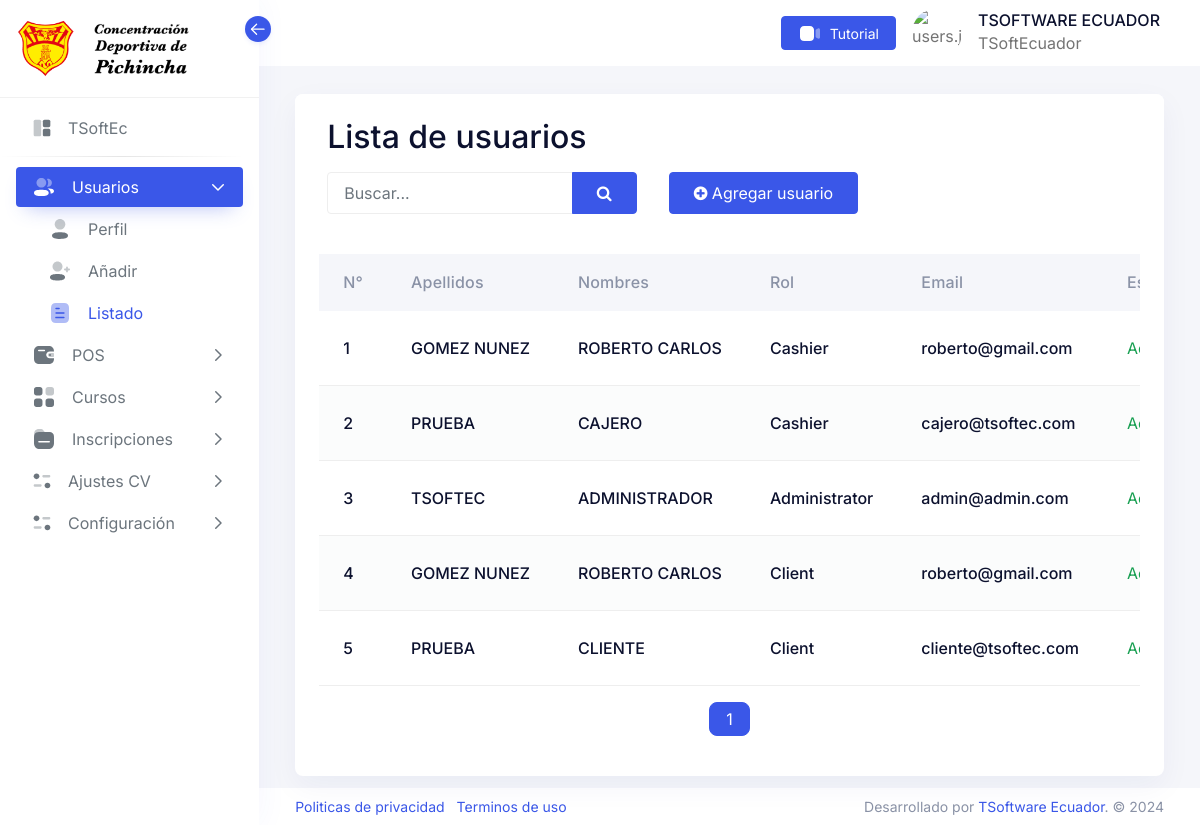
The page /App/user-list (signed in) on the database its author committed.
### tables this page shows
CREATE TABLE `roles` (
  `Rid` int(11) NOT NULL,
  `Rname` varchar(50) NOT NULL,
  `Rimage` varchar(250) NOT NULL,
  `Ucode` varchar(10) NOT NULL,
  `Rroute` varchar(250) NOT NULL,
  `Rstatus` int(11) NOT NULL,
  `RdateCreated` timestamp NOT NULL DEFAULT current_timestamp(),
  `Rdateupdated` timestamp NOT NULL DEFAULT current_timestamp() ON UPDATE current_timestamp()
);

CREATE TABLE `users` (
  `Uid` int(11) NOT NULL,
  `Uname` varchar(50) NOT NULL,
  `Ulastname` varchar(50) NOT NULL,
  `Ucredential` varchar(15) NOT NULL,
  `Ubirthdate` date NOT NULL,
  `Ugender` varchar(50) NOT NULL,
  `Ucity` varchar(50) NOT NULL,
  `Uaddress` varchar(50) NOT NULL,
  `Unickname` varchar(50) NOT NULL,
  `Uemail` varchar(100) NOT NULL,
  `Upassword` varchar(255) NOT NULL,
  `Uwhatsapp` varchar(255) NOT NULL,
  `Ufacebook` varchar(255) DEFAULT NULL,
  `Utiktok` varchar(255) DEFAULT NULL,
  `Uimage` varchar(254) DEFAULT NULL,
  `Udescription` text NOT NULL,
  `Usize` varchar(10) DEFAULT NULL,
  `Ublood` varchar(10) DEFAULT NULL,
  `Ustatus` int(11) NOT NULL,
  `UdateCreated` timestamp NOT NULL DEFAULT current_timestamp(),
  `UdateUpdated` timestamp NOT NULL DEFAULT current_timestamp()
);

### App/view/page/user/user-list.php (the view, shortened to what the rows shown need)
<?php
$userController = new UserController();
include 'user-pagination.php';
?>
<div class="iq-navbar-header" style="margin-top: 10%;">
    <div class="iq-header-img">
    </div>
</div>
<div class="conatiner-fluid content-inner mt-n5 py-0">
    <div class="card">
        <div class="card-header d-flex justify-content-between align-items-center">
            <div class="container-fluid iq-container">
                <div class="row">
                    <div class="col-md-12">
                        <div class="flex-wrap d-flex justify-content-between align-items-center">
                            <div class="form-group">
                                <h2 class="card-title">Lista de usuarios</h2>
                            </div>
                            <div class="row">
                                <div class="form-group col-md-7">
                                    <form class="d-flex" method="GET">
                                        <div class="input-group ">
                                            <input type="text" class="form-control" name="search" id="search" placeholder="Buscar...">
                                            <button type="submit" id="submit-btn-add" class="btn btn-primary">
                                                <i class="fa fa-search" aria-hidden="true"></i>
                                            </button>
                                        </div>
                                    </form>
                                </div>
                                <div class="form-group col-md-5">
                                    <a href="user-add" class="text-center  btn btn-primary ">
                                        <i class="fa fa-plus-circle" aria-hidden="true"></i>
                                        <span>Agregar usuario</span>
                                    </a>
                                </div>
                            </div>
                        </div>
                    </div>
                </div>
            </div>
        </div>
        <div class="card-body">
            <div class="table-responsive">
                <table id="datatable" role="grid" width="100%" class="table table-striped">
                    <thead>
                        <tr>
                            <th>N°</th>
                            <th>Apellidos</th>
                            <th>Nombres</th>
                            <th>Rol</th>
                            <th>Email</th>
                            <th>Estado</th>
                        </tr>
                    </thead>
                    <tbody>
                        <?php
                        $count = $start;
                        foreach ($users as $row) {
                            if ($row['Rid'] != 5) {
                        ?>
                                <tr>
                                    <td style="width: 10%;">
                                        <div class="d-flex align-items-center">
                                            <h6><?php echo $count = $count + 1; ?></h6>
                                        </div>
                                    </td>
                                    <td>
                                        <div class="d-flex align-items-center">
                                            <h6><?php echo $row["Ulastname"] ?></h6>
                                        </div>
                                    </td>
                                    <td>
                                        <div class="d-flex align-items-center">
                                            <h6><?php echo $row["Uname"] ?></h6>
                                        </div>
                                    </td>
                                    <td style="width: 5%;">
                                        <div class="d-flex align-items-center">
                                            <h6><?php echo $row["Rname"] ?></h6>
                                        </div>
                                    </td>
                                    <td>
                                        <div class="d-flex align-items-center">
                                            <h6><?php echo $row["Uemail"] ?></h6>
                                        </div>
                                    </td>
                                    <td>
                                        <div class="d-flex align-items-center">
                                            <?php if ($row["Ustatus"] == 1) { ?>
                                                <div class="text-success">Activo</div>
                                            <?php   } else if ($row["Ustatus"] == 2) { ?>
                                                <div class="text-danger">Inactivo</div>
                                            <?php   } else { ?>
                                                <div class="text-warning">Pendiente</div>
                                            <?php  } ?>
                                        </div>
                                    </td>
                                </tr>
                        <?php
                            }
                        }
                        ?>
                    </tbody>
                </table>
                <nav aria-label="Page navigation example">
                    <ul class="pagination justify-content-center">
                        <?php for ($i = 1; $i <= $totalPage; $i++) : ?>
                            <li class="page-item <?php echo ($page == $i) ? 'active' : ''; ?>"><a class="page-link" href="?pagination=<?php echo $i; ?>"><?php echo $i; ?></a></li>
                        <?php endfor; ?>
                    </ul>
                </nav>
            </div>
        </div>
    </div>
</div>

### App/view/include/navbarV.php (shortened to what the rows shown need)
<aside class="sidebar sidebar-default sidebar-white sidebar-base navs-rounded-all ">
    <div class="sidebar-header d-flex justify-content-start">
        <a href="home" class="navbar-brand">
            <div class="logo-main">
                <div class="logo-normal">
                    <img src="./../assets/image/icons/logo-normal.png" class="text-center " alt="" width="60px" height="25%">
                </div>
            </div>
            <h4 class="logo-title">
                <img src="./../assets/image/icons/logo-cdp-letras.png" class="text-center " alt="" width="100px" height="25%">
            </h4>
        </a>
        <div class="sidebar-toggle" data-toggle="sidebar" data-active="true">
            <i class="icon">
            </i>
        </div>
    </div>
    <div class="sidebar-body pt-0 data-scrollbar">
        <div class="sidebar-list">
            <ul class="navbar-nav iq-main-menu" id="sidebar-menu">
                <li class="nav-item">
                    <a class="nav-link " aria-current="page" href="home">
                        <i class="icon">
                        </i>
                        <span class="item-name"><?php echo  $roleName; ?></span>
                    </a>
                </li>
                <li>
                    <hr class="hr-horizontal">
                </li>
                <li class="nav-item">
                    <?php
                    if (in_array('user-profile', $rutas) || in_array('user-add', $rutas) || in_array('user-list', $rutas)  || in_array('user-detail', $rutas)) :
                    ?>
                        <a class="nav-link " data-bs-toggle="collapse" href="#user" role="button" aria-expanded="false" aria-controls="user">
                            <i class="icon">
                            </i>
                            <span class="item-name">Usuarios</span>
                            <i class="right-icon">
                                <svg class="icon-18" xmlns="http://www.w3.org/2000/svg" width="18" fill="none" viewBox="0 0 24 24" stroke="currentColor">
                                    <path stroke-linecap="round" stroke-linejoin="round" stroke-width="2" d="M9 5l7 7-7 7" />
                                </svg>
                            </i>
                        </a>
                    <?php
                    endif;
                    ?>
                    <ul class="sub-nav collapse" id="user" data-bs-parent="#sidebar-menu">
                        <?php if (in_array('user-profile', $rutas)) : ?>
                            <li class="nav-item ">
                                <a class="nav-link <?php echo ($currentPage == 'user-profile') ? 'active' : ''; ?> " href="user-profile">
                                    <span class="item-name">Perfil</span> </a>
                            </li>
                        <?php endif; ?>
                        <?php if (in_array('user-add', $rutas)) : ?>
                            <li class="nav-item ">
                                <a class="nav-link <?php echo ($currentPage == 'user-add') ? 'active' : ''; ?>" href="user-add">
                                    <span class="item-name">Añadir</span> </a>
                            </li>
                        <?php endif; ?>
                        <?php if (in_array('user-list', $rutas)) : ?>
                            <li class="nav-item <?php echo ($currentPage == 'user-list') ? 'active' : ''; ?>">
                                <a class="nav-link " href="user-list">
                                    <span class="item-name">Listado </span> </a>
                            </li>
                        <?php endif; ?>
                    </ul>
                </li>
                <li class="nav-item">
                    <?php
                    if (in_array('course-available', $rutas) || in_array('invoice-my-course', $rutas)) :
                    ?>
                        <a class="nav-link " data-bs-toggle="collapse" href="#pos" role="button" aria-expanded="false" aria-controls="pos">
                            <i class="icon">
                            </i>
                            <span class="item-name">POS</span>
                            <i class="right-icon">
                                <svg class="icon-18" xmlns="http://www.w3.org/2000/svg" width="18" fill="none" viewBox="0 0 24 24" stroke="currentColor">
                                    <path stroke-linecap="round" stroke-linejoin="round" stroke-width="2" d="M9 5l7 7-7 7" />
                                </svg>
                            </i>
                        </a>
                    <?php endif; ?>
                </li>
                <li class="nav-item">
                    <?php
                    if (in_array('course-available', $rutas) || in_array('invoice-my-course', $rutas)) :
                    ?>
                        <a class="nav-link " data-bs-toggle="collapse" href="#course" role="button" aria-expanded="false" aria-controls="course">
                            <i class="icon">
                            </i>
                            <span class="item-name">Cursos</span>
                            <i class="right-icon">
                                <svg class="icon-18" xmlns="http://www.w3.org/2000/svg" width="18" fill="none" viewBox="0 0 24 24" stroke="currentColor">
                                    <path stroke-linecap="round" stroke-linejoin="round" stroke-width="2" d="M9 5l7 7-7 7" />
                                </svg>
                            </i>
                        </a>
                    <?php endif; ?>
                </li>
                <li class="nav-item">
                    <?php
                    if (in_array('role-list', $rutas)) :
                    ?>
                        <a class="nav-link " data-bs-toggle="collapse" href="#inscription" role="button" aria-expanded="false" aria-controls="inscription">
                            <i class="icon">
                            </i>
                            <span class="item-name">Inscripciones</span>
                            <i class="right-icon">
                                <svg class="icon-18" xmlns="http://www.w3.org/2000/svg" width="18" fill="none" viewBox="0 0 24 24" stroke="currentColor">
                                    <path stroke-linecap="round" stroke-linejoin="round" stroke-width="2" d="M9 5l7 7-7 7" />
                                </svg>
                            </i>
                        </a>
                    <?php endif; ?>
                </li>
                <li class="nav-item">
                    <?php
                    if (
                        in_array('course-list', $rutas)    || in_array('sport-list', $rutas)   || in_array('module-list', $rutas)   ||
                        in_array('discount-list', $rutas)  || in_array('scenery-list', $rutas)
                    ) :
                    ?>
                        <a class="nav-link" data-bs-toggle="collapse" href="#ajustes" role="button" aria-expanded="false" aria-controls="ajustes">
                            <i class="icon">
                            </i>
                            <span class="item-name">Ajustes CV</span>
                            <i class="right-icon">
                                <svg class="icon-18" xmlns="http://www.w3.org/2000/svg" width="18" fill="none" viewBox="0 0 24 24" stroke="currentColor">
                                    <path stroke-linecap="round" stroke-linejoin="round" stroke-width="2" d="M9 5l7 7-7 7" />
                                </svg>
                            </i>
                        </a>
                    <?php endif; ?>
                </li>
                <li class="nav-item">
                    <?php
                    if (
                        in_array('role-list', $rutas)  ||  in_array('permission-list', $rutas)  ||  in_array('permission-role', $rutas)
                    ) :
                    ?>
                        <a class="nav-link" data-bs-toggle="collapse" href="#configuraciones" role="button" aria-expanded="false" aria-controls="configuraciones">
                            <i class="icon">
                            </i>
                            <span class="item-name">Configuración</span>
                            <i class="right-icon">
                                <svg class="icon-18" xmlns="http://www.w3.org/2000/svg" width="18" fill="none" viewBox="0 0 24 24" stroke="currentColor">
                                    <path stroke-linecap="round" stroke-linejoin="round" stroke-width="2" d="M9 5l7 7-7 7" />
                                </svg>
                            </i>
                        </a>
                    <?php endif; ?>
                </li>
            </ul>
        </div>
    </div>
</aside>

### rows shown on the page
roles: Rname "TSoftEc"
users: Ulastname "GOMEZ NUNEZ", Uname "ROBERTO CARLOS", roles.Rname "Cashier", Uemail "roberto@gmail.com", Ustatus "Activo", count "4", roles.Rname "Client"
users: count "2", Ulastname "PRUEBA", Uname "CAJERO", roles.Rname "Cashier", Uemail "cajero@tsoftec.com", Ustatus "Activo"
users: count "3", Ulastname "TSOFTEC", Uname "ADMINISTRADOR", roles.Rname "Administrator", Uemail "admin@admin.com", Ustatus "Activo"
users: count "5", Ulastname "PRUEBA", Uname "CLIENTE", roles.Rname "Client", Uemail "cliente@tsoftec.com", Ustatus "Activo"

### other values the page prints
$_SESSION['Uname'] "TSOFTWARE"
$_SESSION['Ulastname'] "ECUADOR"
$_SESSION['Unickname'] "TSoftEcuador"
